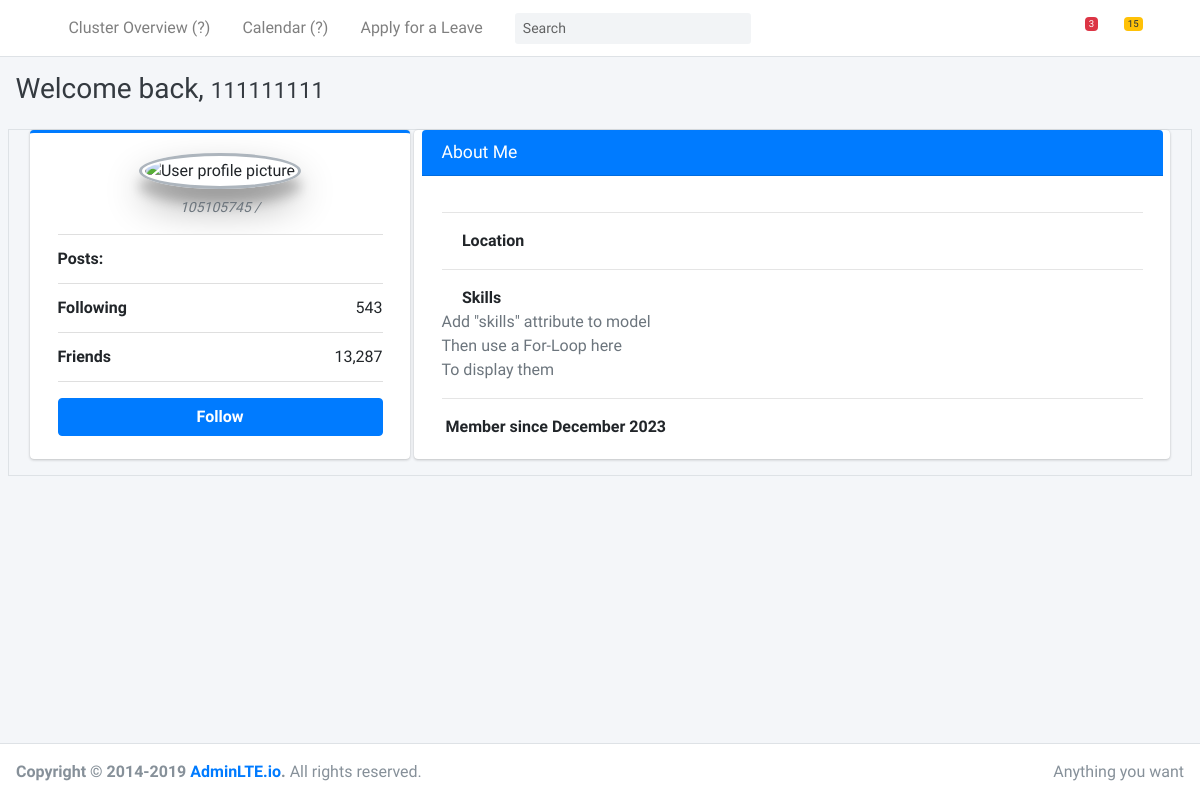
Screenshot of /users/105105745/ (signed in) with the database file from the repository.
### users/models.py (models this page shows, shortened)
class User(AbstractBaseUser, PermissionsMixin):
    staff_id = models.PositiveIntegerField(unique=True) # change max_length if needed, add min_length/value
    email = models.EmailField(unique=True) # add unique & null field options in production!
    date_joined = models.DateTimeField(default=timezone.now)
    last_login = models.DateTimeField(auto_now=True)
    is_active = models.BooleanField(default=True)  ############################### <-- disabled user account after registration, SET TO TRUE FOR THE FIRST TIME!
    is_staff = models.BooleanField(default=False)
    is_superuser = models.BooleanField(default=False)
    is_advisor          = models.BooleanField(default=True) ### <-- default is all users that register are advisors
    is_team_leader      = models.BooleanField(default=False)
    is_operations_manager  = models.BooleanField(default=False)
    first_name          = models.CharField(max_length=50)
    middle_name         = models.CharField(max_length=50, blank=True)
    last_name           = models.CharField(max_length=50)
    ext_name            = models.CharField(max_length=3, blank=True, null=True, verbose_name="Extension")
    SFST    = "Secured Financial Support Team"
    UFST    = "UnSecured Financial Support Team"
    AUH     = "Australia Collections"
    AU      = "Australia"
    PH      = "Philippines"
    SG      = "Singapore"
    MSS     = "Marks & Spencer"
    HRS     = "HSBC Repayment Services"
    US      = "US"
    CANADA  = "CANADA"
    OTPA    = "Outcome Testing Policy Adherence"
    choices = [
        (SFST, "Secured Financial Support Team"),
        (UFST, "UnSecured Financial Support Team"),
        (AUH, "Australia Collections"),
        (AU, "Australia"),
        (PH, "Philippines"),
        (SG, "Singapore"),
        (MSS, "Marks & Spencer"),
        (HRS, "HSBC Repayment Services"),
        (US, "United States"),
        (CANADA, "Canada"),
        (OTPA, "Outcome Testing Policy Adherence")
        ]
    workgroup           = models.CharField(max_length=100, choices=choices, default="Default", verbose_name="WorkGroup: ")
    objects = CustomUserManager() # set the CustomUserManager() above instead of default UserManager() from django.contrib.auth
    USERNAME_FIELD = "staff_id" # the key identifier of accounts. This was also set on the CustomUserManager() class code
    REQUIRED_FIELDS = [] # ["email", "username", "first_name", "last_name"]
    class Meta:
        verbose_name = "User"
        verbose_name_plural = 'Users'
    def dp_directory_path(instance, filename):
        return 'users/{}/DP/{}'.format(instance.user.staff_id, filename)
    image = models.ImageField(default='defaults/default_user_dp.png', blank=True, upload_to=dp_directory_path, verbose_name="Photo")

### users/views.py (the view)
# urls.py: path('<staff_id>/', profileView, name='profile' ),
@login_required
def profileView(request, staff_id=None):
    if User.objects.get(staff_id=staff_id):
        user = User.objects.get(staff_id=staff_id)
        return render(request, 'users/profile.html',
            {
                "user": user,
            }
        )
    else:
        return render ("User not found.")

### users/templates/users/profile.html (shortened to what this page needs)
{% extends 'base.html' %}
{% load static %}
{% block content %}
      <div class="container">
        <div class="row">
            <div class="card card-primary card-outline col-md-4">
              <div class="card-body box-profile">
                <div class="text-center">
                  <img class="profile-user-img img-fluid img-circle elevation-5"
                       src="{{user.profile.image.url}}"
                       alt="User profile picture" style="width: 150px; height: 150px">
                </div>
                <p class="text-sm text-muted text-center"><i>{{user.staff_id}} / {{user.profile.workgroup}}</i></p>
                <ul class="list-group list-group-unbordered mb-3">
                  <li class="list-group-item">
                    <b>Posts:</b> <a class="float-right"><b>{{posts}}</b></a>
                  </li>
                  <li class="list-group-item">
                    <b>Following</b> <a class="float-right">543</a>
                  </li>
                  <li class="list-group-item">
                    <b>Friends</b> <a class="float-right">13,287</a>
                  </li>
                </ul>
                <a href="#" class="btn btn-primary btn-block"><b>Follow</b></a>
              </div>
            </div>
            <div class="card card-primary col ml-1">
              <div class="card-header">
                <h3 class="card-title">About Me</h3>
              </div>
              <div class="card-body">
                <hr>
                <strong><i class="fas fa-map-marker-alt mr-1"></i> Location</strong>
                <hr>
                <strong><i class="fas fa-pencil-alt mr-1"></i> Skills</strong>
                <p class="text-muted">
                  <span class="tag tag-danger">Add "skills" attribute to model</span><br>
                  <span class="tag tag-danger">Then use a For-Loop here</span><br>
                  <span class="tag tag-danger">To display them</span>
                </p>
                <hr>
                <strong>Member since {{ user.date_joined|date:"F Y" }}</strong>
              </div>
            </div>
        </div>
      </div>
    {% endblock %}

### home/templates/base.html (shortened to what this page needs)
<!DOCTYPE html>
<html lang="en">
<head>
  <link rel="stylesheet" href="/static/admin-lte/plugins/fontawesome-free/css/all.min.css">
  <link rel="stylesheet" href="/static/admin-lte/dist/css/adminlte.min.css">
</head>
<body class="hold-transition sidebar-collapse">
<div class="wrapper">
  <nav class="main-header navbar navbar-expand navbar-white navbar-light">
    <ul class="navbar-nav">
      <li class="nav-item">
        <a class="nav-link" data-widget="pushmenu" href="#" role="button"><i class="fas fa-bars"></i></a>
      </li>
      <li class="nav-item d-none d-sm-inline-block">
        <a href="#" class="nav-link">Cluster Overview (?)</a>
      </li>
      <li class="nav-item d-none d-sm-inline-block">
        <a href="#" class="nav-link">Calendar (?)</a>
      </li>
      <li class="nav-item d-none d-sm-inline-block">
        <a href="/apply-leave" class="nav-link">Apply for a Leave</a>
      </li>
    </ul>
    <form class="form-inline ml-3">
      <div class="input-group input-group-sm">
        <input class="form-control form-control-navbar" type="search" placeholder="Search" aria-label="Search">
        <div class="input-group-append">
          <button class="btn btn-navbar" type="submit">
            <i class="fas fa-search"></i>
          </button>
        </div>
      </div>
    </form>
    <ul class="navbar-nav ml-auto">
      <li class="nav-item dropdown">
        <a class="nav-link" data-toggle="dropdown" href="#">
          <i class="far fa-comments"></i>
          <span class="badge badge-danger navbar-badge">3</span>
        </a>
      </li>
      <li class="nav-item dropdown">
        <a class="nav-link" data-toggle="dropdown" href="#">
          <span class="badge badge-warning navbar-badge">15</span>
        </a>
      </li>
      <li class="nav-item">
        <a class="nav-link" data-widget="control-sidebar" data-slide="true" href="#" role="button"><i
            class="fas fa-th-large"></i></a>
      </li>
    </ul>
  </nav>
  <div class="content-wrapper">
    <div class="content-header">
      <div class="container-fluid">
        <div class="row mb-2">
          <div class="col-sm-6">
            {% if request.user.profile.first_name %}
              <h4 class="m-0 text-dark">Welcome back, {{request.user.profile.first_name}}! <small class="text-sm"> ({{request.user.staff_id}})</small></h4>
            {% else %}
              <h3 class="m-0 text-dark">Welcome back, <small>{{request.user.staff_id}}</small></h3>
            {% endif %}
          </div>
          <div class="col-sm float-right">
          </div>
        </div>
      </div>
    </div>
    <div class="content">
      <div class="container-fluid border border-solid-black">
        {% block content %}
        {% endblock content %}
      </div>
    </div>
  </div>
  <footer class="main-footer">
    <div class="float-right d-none d-sm-inline">
      Anything you want
    </div>
    <strong>Copyright &copy; 2014-2019 <a href="https://adminlte.io">AdminLTE.io</a>.</strong> All rights reserved.
  </footer>
</div>
</body>
</html>

### rows the page displays
User: user.staff_id "111111111"
User: staff_id "105105745", date_joined "December 2023"
